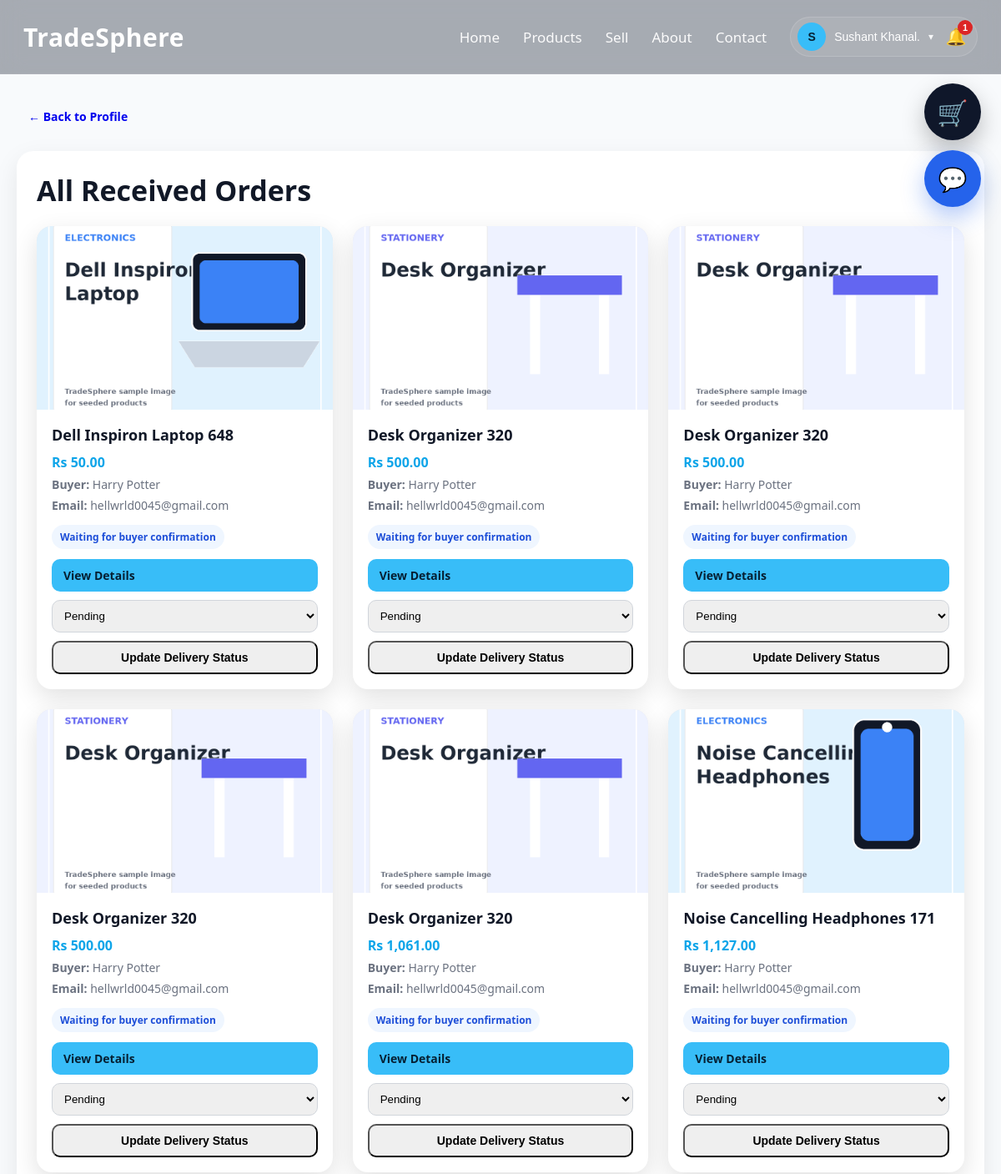
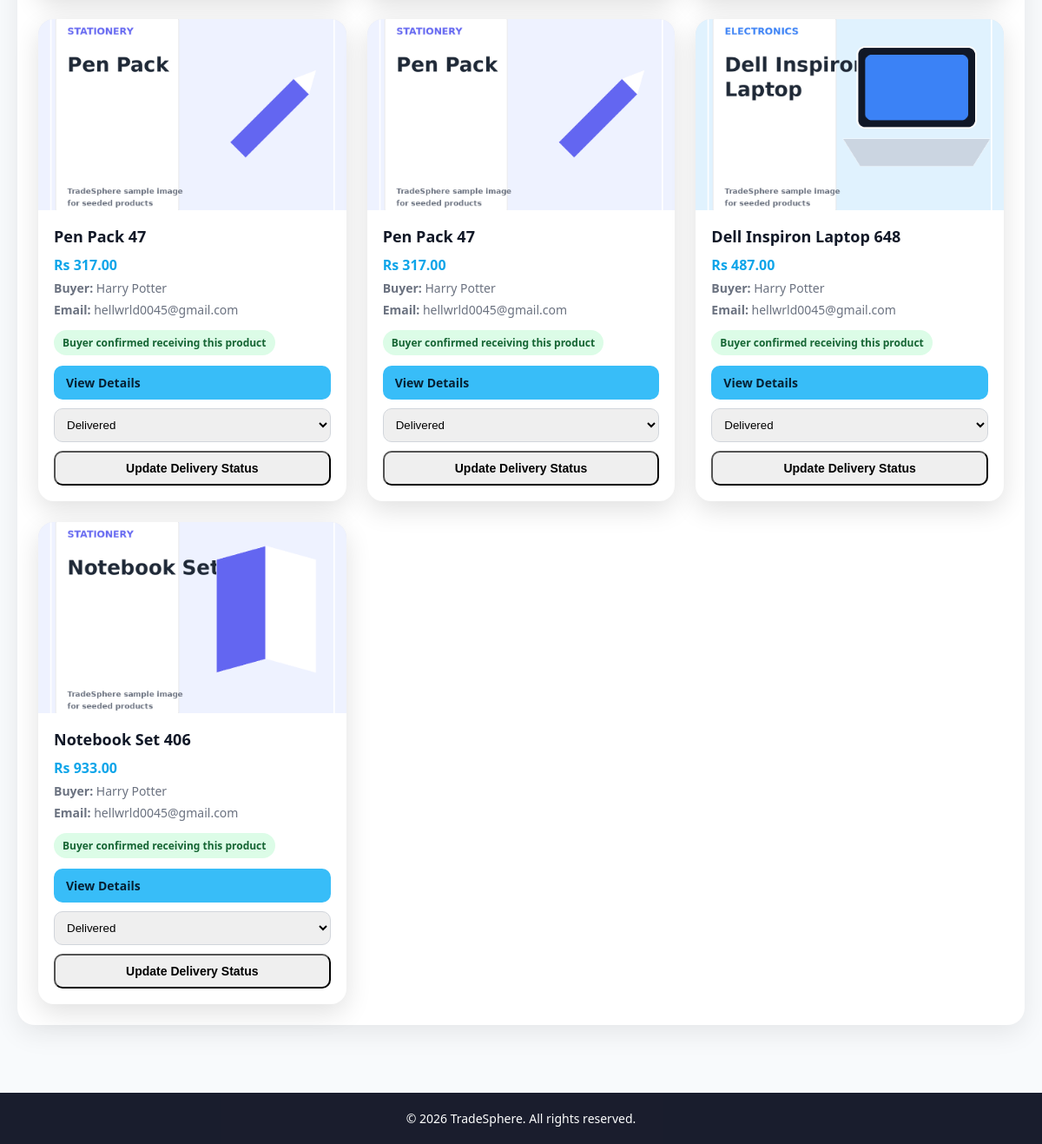
Page /received_orders.php (signed in) on the committed database (2 pictures, top to bottom).
### tables this page shows
CREATE TABLE `users` (
  `id` int(11) NOT NULL,
  `name` varchar(100) DEFAULT NULL,
  `email` varchar(150) DEFAULT NULL,
  `password` varchar(255) DEFAULT NULL,
  `role` enum('user','admin') DEFAULT 'user',
  `is_verified` tinyint(1) DEFAULT 0,
  `email_otp` varchar(255) DEFAULT NULL,
  `otp_expires_at` datetime DEFAULT NULL,
  `reset_token` varchar(255) DEFAULT NULL,
  `reset_expires_at` datetime DEFAULT NULL,
  `created_at` timestamp NOT NULL DEFAULT current_timestamp(),
  `seller_status` enum('none','pending','approved','rejected') DEFAULT 'none',
  `seller_requested_at` datetime DEFAULT NULL,
  `seller_verified_at` datetime DEFAULT NULL
);

CREATE TABLE `orders` (
  `id` int(11) NOT NULL,
  `user_id` int(11) NOT NULL,
  `product_id` int(11) NOT NULL,
  `seller_user_id` int(11) DEFAULT NULL,
  `buyer_name` varchar(120) NOT NULL,
  `buyer_email` varchar(120) NOT NULL,
  `buyer_phone` varchar(30) NOT NULL,
  `buyer_message` text DEFAULT NULL,
  `amount` decimal(10,2) NOT NULL,
  `quantity` int(11) NOT NULL DEFAULT 1,
  `transaction_uuid` varchar(120) NOT NULL,
  `payment_method` varchar(50) NOT NULL DEFAULT 'eSewa',
  `payment_status` varchar(50) NOT NULL DEFAULT 'pending',
  `order_status` varchar(50) NOT NULL DEFAULT 'placed',
  `seller_delivery_status` varchar(50) NOT NULL DEFAULT 'pending',
  `buyer_received` tinyint(1) NOT NULL DEFAULT 0,
  `delivered_at` datetime DEFAULT NULL,
  `buyer_received_at` datetime DEFAULT NULL,
  `seller_cleared` tinyint(1) NOT NULL DEFAULT 0,
  `esewa_ref_id` varchar(120) DEFAULT NULL,
  `created_at` timestamp NOT NULL DEFAULT current_timestamp(),
  `updated_at` timestamp NOT NULL DEFAULT current_timestamp() ON UPDATE current_timestamp()
);

CREATE TABLE `products` (
  `id` int(11) NOT NULL,
  `user_id` int(11) DEFAULT NULL,
  `name` varchar(255) DEFAULT NULL,
  `category_id` int(11) DEFAULT NULL,
  `price` decimal(10,2) DEFAULT NULL,
  `city` varchar(100) DEFAULT NULL,
  `seller_email` varchar(150) DEFAULT NULL,
  `contact_number` varchar(20) DEFAULT NULL,
  `contact_info` varchar(255) DEFAULT NULL,
  `image` varchar(255) DEFAULT NULL,
  `description` text DEFAULT NULL,
  `product_condition` varchar(50) DEFAULT NULL,
  `status` enum('available','sold') DEFAULT 'available',
  `created_at` timestamp NOT NULL DEFAULT current_timestamp(),
  `average_rating` decimal(3,2) NOT NULL DEFAULT 0.00,
  `rating_count` int(11) NOT NULL DEFAULT 0,
  `ai_status` enum('approved','manual_review','skipped') DEFAULT 'skipped',
  `ai_reason` text DEFAULT NULL
);

### received_orders.php (the view, shortened to what this page needs)
<?php
include "config/db.php";
$userEmail = $conn->real_escape_string($_SESSION['user']);
$userRes = $conn->query("SELECT * FROM users WHERE email='$userEmail' LIMIT 1");
$user = $userRes ? $userRes->fetch_assoc() : null;
$userId = (int)$user['id'];
$highlightOrderId = 0;
$receivedOrders = $conn->query("
    SELECT
        o.*,
        p.name AS product_name,
        p.image AS product_image
    FROM orders o
    INNER JOIN products p ON o.product_id = p.id
    WHERE o.seller_user_id = $userId
    ORDER BY o.created_at DESC
");
?>
<!DOCTYPE html>
<html lang="en">
<head>
    <link rel="stylesheet" href="css/style.css">
</head>
<body>
<?php include "includes/navbar.php"; ?>
<div class="page-wrap">
<div class="container">
    <div class="back-row">
        <a href="profile.php#orders_received" class="small-btn dark">← Back to Profile</a>
    </div>
    <div class="profile-section-card">
        <h2 class="section-title" style="text-align:left;margin-bottom:20px;">All Received Orders</h2>
        <?php if ($receivedOrders && $receivedOrders->num_rows > 0): ?>
            <div class="products-grid">
                <?php while ($row = $receivedOrders->fetch_assoc()): ?>
                    <div class="product-card tracked-order-card <?php echo ($highlightOrderId === (int)$row['id']) ? 'active-track' : ''; ?>" id="order-card-<?php echo (int)$row['id']; ?>">
                        <div class="product-image-wrap">
                            <img src="uploads/<?php echo htmlspecialchars($row['product_image']); ?>" alt="Ordered Product">
                        </div>
                        <div class="product-body">
                            <h3><?php echo htmlspecialchars($row['product_name']); ?></h3>
                            <p class="price">Rs <?php echo number_format((float)$row['amount'], 2); ?></p>
                            <p class="meta"><strong>Buyer:</strong> <?php echo htmlspecialchars($row['buyer_name']); ?></p>
                            <p class="meta"><strong>Email:</strong> <?php echo htmlspecialchars($row['buyer_email']); ?></p>
                            <?php if ((int)$row['buyer_received'] === 1): ?>
                                <span class="purchase-badge">Buyer confirmed receiving this product</span>
                            <?php else: ?>
                                <span class="status-note">Waiting for buyer confirmation</span>
                            <?php endif; ?>
                            <div class="product-actions" style="display:flex;flex-direction:column;gap:10px;align-items:stretch;margin-top:12px;">
                                <a href="product_details.php?id=<?php echo (int)$row['product_id']; ?>" class="small-btn primary">View Details</a>
                                <form method="POST" style="margin:0;">
                                    <select name="seller_delivery_status" style="width:100%;padding:10px;border-radius:10px;border:1px solid #d1d5db;margin-bottom:10px;">
                                        <option value="pending" <?php echo ($row['seller_delivery_status'] === 'pending') ? 'selected' : ''; ?>>Pending</option>
                                        <option value="delivered" <?php echo ($row['seller_delivery_status'] === 'delivered') ? 'selected' : ''; ?>>Delivered</option>
                                    </select>
                                    <button type="submit" name="update_delivery_status" class="small-btn dark" style="width:100%;">
                                        Update Delivery Status
                                    </button>
                                </form>
                            </div>
                        </div>
                    </div>
                <?php endwhile; ?>
            </div>
        <?php else: ?>
            <p class="inline-empty">No received orders yet.</p>
        <?php endif; ?>
    </div>
</div>
</div>
<footer>© 2026 TradeSphere. All rights reserved.</footer>
</body>
</html>

### includes/navbar.php (shortened to what this page needs)
<?php
include_once __DIR__ . "/../config/db.php";
$navUser = null;
$navCartCount = 0;
$notificationCount = 0;
if (isset($_SESSION['user'])) {
    $navEmail = $conn->real_escape_string($_SESSION['user']);
    $navRes = $conn->query("
        SELECT id, name, email
        FROM users
        WHERE email='$navEmail'
        LIMIT 1
    ");
    $navUser = $navRes ? $navRes->fetch_assoc() : null;
    if ($navUser) {
        $navUserId = (int)$navUser['id'];
        $cartRes = $conn->query("
            SELECT SUM(quantity) AS total
            FROM cart
            WHERE user_id=$navUserId
        ");
        if ($cartRes) {
            $cartData = $cartRes->fetch_assoc();
            $navCartCount = (int)($cartData['total'] ?? 0);
        }
        $countRes = $conn->query("
            SELECT COUNT(*) AS total
            FROM notifications
            WHERE user_id=$navUserId
            AND is_read=0
        ");
        if ($countRes) {
            $notificationCount = (int)$countRes->fetch_assoc()['total'];
        }
    }
}
$firstLetter = $navUser ? strtoupper(substr($navUser['name'], 0, 1)) : "U";
?>
<nav class="navbar">
    <div class="navbar-inner">
        <div class="logo">
            <a href="index.php">TradeSphere</a>
        </div>
        <div class="nav-links" id="navLinks">
            <a href="index.php">Home</a>
            <a href="products.php">Products</a>
            <a href="sell.php">Sell</a>
            <a href="index.php#about">About</a>
            <a href="index.php#contact">Contact</a>
            <?php if ($navUser): ?>
                <div class="profile-menu">
                    <div class="profile-combo">
                        <button type="button" class="profile-toggle" id="profileToggle">
                            <span class="profile-avatar">
                                <?php echo htmlspecialchars($firstLetter); ?>
                            </span>
                            <span class="profile-name">
                                <?php echo htmlspecialchars($navUser['name']); ?>
                            </span>
                            <span class="profile-caret">▾</span>
                        </button>
                        <button
                            type="button"
                            class="notification-btn"
                            onclick="toggleNotifications()"
                            title="Notifications"
                        >
                            🔔
                            <span
                                id="notificationCountBadge"
                                class="notification-count"
                                style="<?php echo ($notificationCount > 0) ? '' : 'display:none;'; ?>"
                            >
                                <?php echo $notificationCount; ?>
                            </span>
                        </button>
                    </div>
                </div>
            <?php else: ?>
                <a href="login.php">Login</a>
                <a href="register.php" class="nav-btn">Register</a>
            <?php endif; ?>
        </div>
    </div>
</nav>
<?php if ($navUser): ?>
    <a
        href="cart.php"
        id="floatingCart"
        class="floating-cart <?php echo ($navCartCount > 0) ? 'cart-active' : ''; ?>"
        title="View Cart"
    >
        🛒
    </a>
    <a
        href="messages.php"
        id="floatingMessages"
        class="floating-message-btn"
        title="Messages"
    >
        💬
    </a>
<?php endif; ?>

### received_orders.php (style rules this page uses)
.back-row { margin-bottom:22px; }
.purchase-badge,.status-note { display:inline-block;margin-top:8px;padding:6px 10px;border-radius:999px;font-size:12px;font-weight:700; }
.purchase-badge { background:#dcfce7;color:#166534; }
.status-note { background:#eff6ff;color:#1d4ed8; }
.tracked-order-card { position:relative;transition:.3s ease; }

### rows in the picture
users: name "S", name "Sushant Khanal."
orders: product.image (picture), product.name "Dell Inspiron Laptop 648", amount "50.00", buyer_name "Harry Potter", buyer_email "hellwrld0045@gmail.com", buyer_received "Waiting for buyer confirmation", seller_delivery_status "Pending"
orders: product.image (picture), product.name "Desk Organizer 320", amount "500.00", buyer_name "Harry Potter", buyer_email "hellwrld0045@gmail.com", buyer_received "Waiting for buyer confirmation", seller_delivery_status "Pending"
orders: product.image (picture), product.name "Desk Organizer 320", amount "500.00", buyer_name "Harry Potter", buyer_email "hellwrld0045@gmail.com", buyer_received "Waiting for buyer confirmation", seller_delivery_status "Pending"
orders: product.image (picture), product.name "Desk Organizer 320", amount "500.00", buyer_name "Harry Potter", buyer_email "hellwrld0045@gmail.com", buyer_received "Waiting for buyer confirmation", seller_delivery_status "Pending"
orders: product.image (picture), product.name "Desk Organizer 320", amount "1,061.00", buyer_name "Harry Potter", buyer_email "hellwrld0045@gmail.com", buyer_received "Waiting for buyer confirmation", seller_delivery_status "Pending"
orders: product.image (picture), product.name "Noise Cancelling Headphones 171", amount "1,127.00", buyer_name "Harry Potter", buyer_email "hellwrld0045@gmail.com", buyer_received "Waiting for buyer confirmation", seller_delivery_status "Pending"
orders: product.image (picture), product.name "Pen Pack 47", amount "317.00", buyer_name "Harry Potter", buyer_email "hellwrld0045@gmail.com", buyer_received "Buyer confirmed receiving this product", seller_delivery_status "Delivered"
orders: product.image (picture), product.name "Pen Pack 47", amount "317.00", buyer_name "Harry Potter", buyer_email "hellwrld0045@gmail.com", buyer_received "Buyer confirmed receiving this product", seller_delivery_status "Delivered"
orders: product.image (picture), product.name "Dell Inspiron Laptop 648", amount "487.00", buyer_name "Harry Potter", buyer_email "hellwrld0045@gmail.com", buyer_received "Buyer confirmed receiving this product", seller_delivery_status "Delivered"
orders: product.image (picture), product.name "Notebook Set 406", amount "933.00", buyer_name "Harry Potter", buyer_email "hellwrld0045@gmail.com", buyer_received "Buyer confirmed receiving this product", seller_delivery_status "Delivered"

### other values in the picture
$notificationCount "1"
